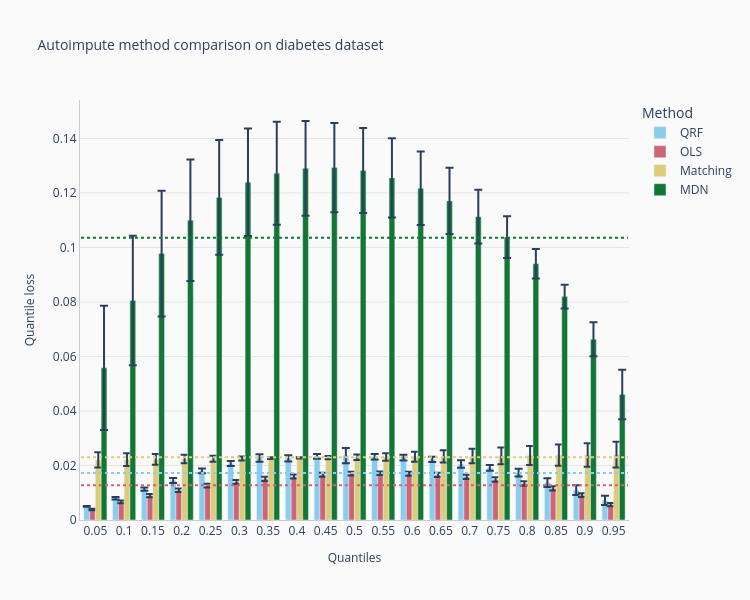

Write notebook code for a chart like this one.
### Markdown cell above
## Step 3: Compare model performance

### Code cell
# Extract the model cross-validation results from the autoimpute results object
comparison_viz = method_comparison_results(
    data=autoimpute_results.cv_results,
    metric="quantile_loss",
    data_format="wide",
)
fig = comparison_viz.plot(
    title="Autoimpute method comparison on diabetes dataset",
    show_mean=True,
)
fig.show()

### Figure 1 — Plotly figure (JSON) as saved in the notebook; plotly's stock layout.template omitted (floating-point values rounded to 4 significant figures)
{"data": [{"alignmentgroup": "True", "error_y": {"array": [0.0001276, 0.0004562, 0.0006101, 0.0008908, 0.0008791, 0.0008918, 0.001401, 0.001145, 0.0008347, 0.002834, 0.001002, 0.001048, 0.0009641, 0.001363, 0.001097, 0.001453, 0.001584, 0.001797, 0.001729]}, "hovertemplate": "Method=QRF<br>Quantiles=%{x}<br>Quantile loss=%{y}<extra></extra>", "legendgroup": "QRF", "marker": {"color": "#88CCEE", "pattern": {"shape": ""}}, "name": "QRF", "offsetgroup": "QRF", "orientation": "v", "showlegend": true, "textposition": "auto", "type": "bar", "x": ["0.05", "0.1", "0.15", "0.2", "0.25", "0.3", "0.35", "0.4", "0.45", "0.5", "0.55", "0.6", "0.65", "0.7", "0.75", "0.8", "0.85", "0.9", "0.95"], "xaxis": "x", "y": [0.004977, 0.007959, 0.01135, 0.01448, 0.01805, 0.02071, 0.02274, 0.02259, 0.02335, 0.02363, 0.02319, 0.02291, 0.02223, 0.02058, 0.01913, 0.01739, 0.01372, 0.01097, 0.00719], "yaxis": "y"}, {"alignmentgroup": "True", "error_y": {"array": [0.0002572, 0.0004804, 0.0006002, 0.0006503, 0.0006979, 0.0007422, 0.0007773, 0.0007411, 0.0006987, 0.0006534, 0.0006444, 0.0007126, 0.0007803, 0.0007929, 0.0008152, 0.0008494, 0.0008144, 0.0007223, 0.0005814]}, "hovertemplate": "Method=OLS<br>Quantiles=%{x}<br>Quantile loss=%{y}<extra></extra>", "legendgroup": "OLS", "marker": {"color": "#CC6677", "pattern": {"shape": ""}}, "name": "OLS", "offsetgroup": "OLS", "orientation": "v", "showlegend": true, "textposition": "auto", "type": "bar", "x": ["0.05", "0.1", "0.15", "0.2", "0.25", "0.3", "0.35", "0.4", "0.45", "0.5", "0.55", "0.6", "0.65", "0.7", "0.75", "0.8", "0.85", "0.9", "0.95"], "xaxis": "x", "y": [0.003876, 0.006637, 0.008964, 0.01093, 0.01259, 0.01397, 0.01508, 0.01596, 0.01661, 0.01702, 0.01716, 0.01699, 0.01656, 0.01584, 0.01483, 0.01341, 0.0116, 0.009117, 0.005654], "yaxis": "y"}, {"alignmentgroup": "True", "error_y": {"array": [0.002788, 0.002372, 0.001956, 0.00154, 0.001127, 0.0007187, 0.0003353, 0.0002402, 0.0005935, 0.000998, 0.00141, 0.001825, 0.002241, 0.002658, 0.003075, 0.003492, 0.003909, 0.004327, 0.004744]}, "hovertemplate": "Method=Matching<br>Quantiles=%{x}<br>Quantile loss=%{y}<extra></extra>", "legendgroup": "Matching", "marker": {"color": "#DDCC77", "pattern": {"shape": ""}}, "name": "Matching", "offsetgroup": "Matching", "orientation": "v", "showlegend": true, "textposition": "auto", "type": "bar", "x": ["0.05", "0.1", "0.15", "0.2", "0.25", "0.3", "0.35", "0.4", "0.45", "0.5", "0.55", "0.6", "0.65", "0.7", "0.75", "0.8", "0.85", "0.9", "0.95"], "xaxis": "x", "y": [0.02204, 0.02215, 0.02226, 0.02236, 0.02247, 0.02258, 0.02269, 0.0228, 0.02291, 0.02301, 0.02312, 0.02323, 0.02334, 0.02345, 0.02355, 0.02366, 0.02377, 0.02388, 0.02399], "yaxis": "y"}, {"alignmentgroup": "True", "error_y": {"array": [0.02276, 0.02375, 0.02308, 0.02231, 0.02105, 0.01974, 0.01888, 0.01738, 0.01637, 0.01563, 0.01452, 0.01347, 0.01213, 0.009852, 0.007636, 0.00544, 0.00436, 0.006261, 0.009076]}, "hovertemplate": "Method=MDN<br>Quantiles=%{x}<br>Quantile loss=%{y}<extra></extra>", "legendgroup": "MDN", "marker": {"color": "#117733", "pattern": {"shape": ""}}, "name": "MDN", "offsetgroup": "MDN", "orientation": "v", "showlegend": true, "textposition": "auto", "type": "bar", "x": ["0.05", "0.1", "0.15", "0.2", "0.25", "0.3", "0.35", "0.4", "0.45", "0.5", "0.55", "0.6", "0.65", "0.7", "0.75", "0.8", "0.85", "0.9", "0.95"], "xaxis": "x", "y": [0.05583, 0.08056, 0.09775, 0.11, 0.1184, 0.1239, 0.1272, 0.129, 0.1293, 0.1282, 0.1255, 0.1217, 0.1171, 0.1113, 0.1038, 0.09403, 0.08198, 0.06632, 0.04609], "yaxis": "y"}], "layout": {"barmode": "group", "height": 600, "legend": {"title": {"text": "Method"}, "tracegroupgap": 0}, "paper_bgcolor": "#FAFAFA", "plot_bgcolor": "#FAFAFA", "shapes": [{"line": {"color": "#88CCEE", "dash": "dot", "width": 2}, "name": "QRF Mean", "type": "line", "x0": -0.5, "x1": 18.5, "y0": 0.01722, "y1": 0.01722}, {"line": {"color": "#CC6677", "dash": "dot", "width": 2}, "name": "OLS Mean", "type": "line", "x0": -0.5, "x1": 18.5, "y0": 0.01278, "y1": 0.01278}, {"line": {"color": "#DDCC77", "dash": "dot", "width": 2}, "name": "Matching Mean", "type": "line", "x0": -0.5, "x1": 18.5, "y0": 0.02301, "y1": 0.02301}, {"line": {"color": "#117733", "dash": "dot", "width": 2}, "name": "MDN Mean", "type": "line", "x0": -0.5, "x1": 18.5, "y0": 0.1036, "y1": 0.1036}], "title": {"font": {"size": 14}, "text": "Autoimpute method comparison on diabetes dataset"}, "width": 750, "xaxis": {"anchor": "y", "domain": [0, 1], "gridcolor": "#E5E5E5", "gridwidth": 1, "linecolor": "#CCCCCC", "showgrid": false, "showline": true, "title": {"font": {"size": 12}, "text": "Quantiles"}, "zeroline": false}, "yaxis": {"anchor": "x", "domain": [0, 1], "gridcolor": "#E5E5E5", "gridwidth": 1, "linecolor": "#CCCCCC", "showgrid": true, "showline": true, "title": {"font": {"size": 12}, "text": "Quantile loss"}, "zeroline": false}}}
